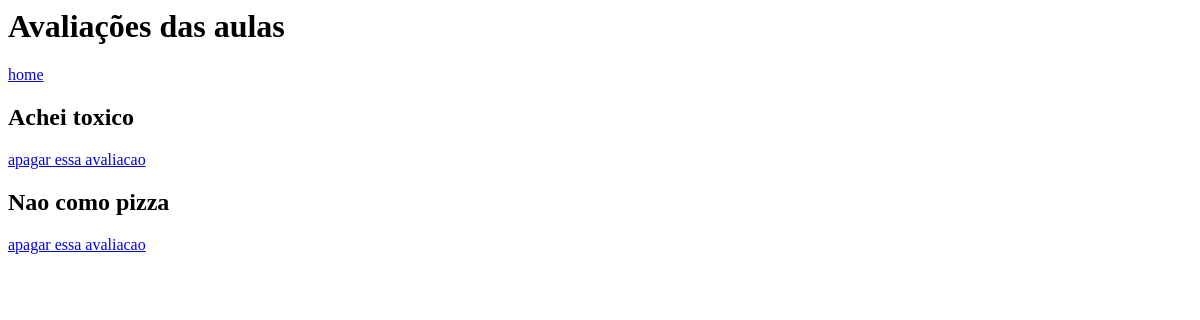
The app's page /denuncias (signed in), older data.
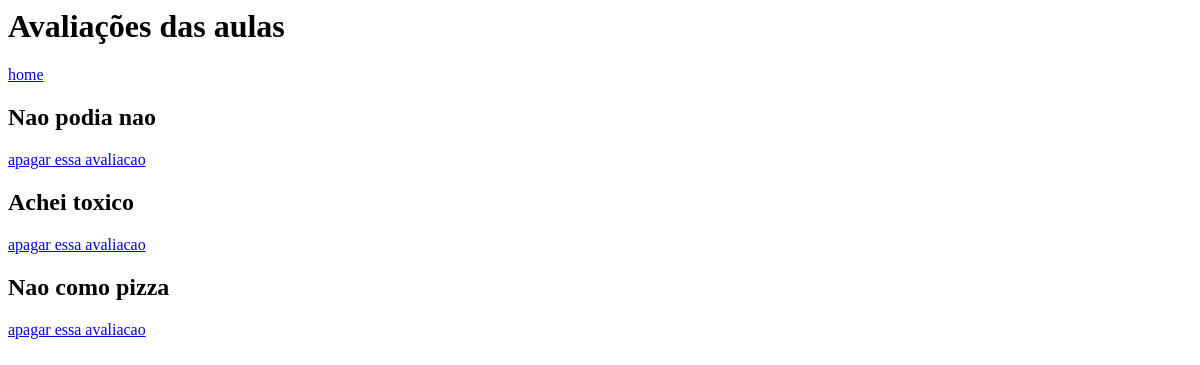
The same page, newer data.
### tables this page shows
CREATE TABLE denuncia (
    id INTEGER PRIMARY KEY AUTOINCREMENT,
    report VARCHAR(250),
    avaliacao_id INT,
    CONSTRAINT fk_avaliacao_id
    FOREIGN KEY (avaliacao_id)
    REFERENCES avaliacoes (id)
);

### app.py (the view)
@app.route('/denuncias', methods=('GET', 'POST'))
def report():
    aluno = get_student(session['email'])
    if(aluno == None):
        redirect(url_for('home'))
    if(aluno['is_admin'] == 0):
        return redirect(url_for('home'))
    conn = get_db_connection()
    posts = conn.execute('SELECT * FROM denuncia').fetchall()
    conn.close()
    return render_template('denuncias.html', posts=posts)

### app.py (called while the page is built)
def get_db_connection():
    conn = sqlite3.connect('database.db')
    conn.row_factory = sqlite3.Row
    return conn

def get_student(student_email):
    conn = get_db_connection()
    post = conn.execute('SELECT * FROM alunos WHERE email = ?',
                        (student_email,)).fetchone()
    conn.close()
    return post

### templates/denuncias.html
{% block content %}
    <h1>{% block title %} Avaliações das aulas {% endblock %}</h1>
    <a href="/home"> home</a>
    {% for post in posts %}
        <h2>{{ post['report'] }}</h2>
        <a href="{{url_for('deleteRep',  id=post['id'])}}"> apagar essa avaliacao</a>
    {% endfor %}
{% endblock %}

Row changes from the older to the newer data that the page shows:
added denuncia: report "Nao podia nao"
